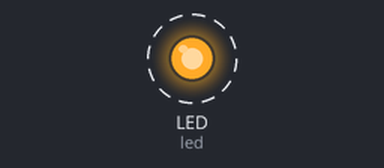
The program below on a simulated CircuitPython board. On the bench: output pins drawn as LEDs (lit = HIGH). Dashed ring = blinking. What the program prints to the serial console is not drawn.

Above: at 0.5 s.
Timing chart, 0 to 3.5 s (numbered marks = the images above):
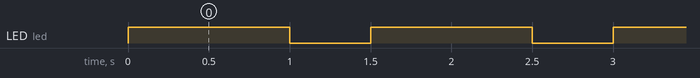

The program:

blink-internal-led.py
```python
import time
import board
import digitalio

led = digitalio.DigitalInOut(board.LED)
led.direction = digitalio.Direction.OUTPUT

while True:
    led.value = True
    print('On')
    time.sleep(1.0)

    led.value = False
    print('Off')
    time.sleep(0.5)

# while
```

Measured:
- by itself, LED (led): alternates HIGH for 1.0 s and LOW for 0.50 s
